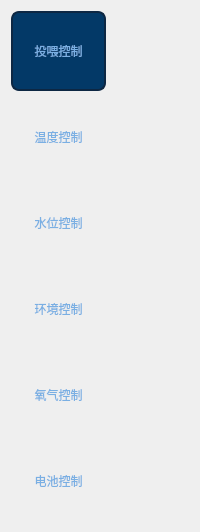
                  <widget class="QWidget" name="ControlQHY" native="true">
                   <property name="minimumSize">
                    <size>
                     <width>120</width>
                     <height>0</height>
                    </size>
                   </property>
                   <property name="styleSheet">
                    <string notr="true">QToolButton
{
color: rgb(122, 175, 227);
font: 10pt &quot;楷体&quot;;
border-radius:6px;
}
QToolButton:hover
{
background-color: rgb(19, 48, 80);
font: 10pt &quot;楷体&quot;;
border-radius:6px;
border:2px solid rgb(13,39,67);
}
#ControlQHY
{
background-color: rgb(36, 61, 91);
border-radius:15px;
}</string>
                   </property>
                   <layout class="QVBoxLayout" name="verticalLayout_13">
                    <item>
                     <widget class="QToolButton" name="ControlBtnAutoTW">
                      <property name="minimumSize">
                       <size>
                        <width>95</width>
                        <height>80</height>
                       </size>
                      </property>
                      <property name="maximumSize">
                       <size>
                        <width>95</width>
                        <height>80</height>
                       </size>
                      </property>
                      <property name="styleSheet">
                       <string notr="true">QToolButton
{
background-color: rgb(3, 57, 103);
font: 10pt &quot;楷体&quot;;
border-radius:8px;
border:2px solid rgb(13,39,67);
}</string>
                      </property>
                      <property name="text">
                       <string>投喂控制</string>
                      </property>
                      <property name="icon">
                       <iconset resource="res.qrc">
                        <normaloff>:/ptr/AutoTW.png</normaloff>:/ptr/AutoTW.png</iconset>
                      </property>
                      <property name="iconSize">
                       <size>
                        <width>38</width>
                        <height>38</height>
                       </size>
                      </property>
                      <property name="toolButtonStyle">
                       <enum>Qt::ToolButtonTextUnderIcon</enum>
                      </property>
                     </widget>
                    </item>
                    <item>
                     <widget class="QToolButton" name="ControlBtnAutoWD">
                      <property name="minimumSize">
                       <size>
                        <width>95</width>
                        <height>80</height>
                       </size>
                      </property>
                      <property name="maximumSize">
                       <size>
                        <width>95</width>
                        <height>80</height>
                       </size>
                      </property>
                      <property name="styleSheet">
                       <string notr="true"/>
                      </property>
                      <property name="text">
                       <string>温度控制</string>
                      </property>
                      <property name="icon">
                       <iconset resource="res.qrc">
                        <normaloff>:/ptr/StateTemp.png</normaloff>:/ptr/StateTemp.png</iconset>
                      </property>
                      <property name="iconSize">
                       <size>
                        <width>38</width>
                        <height>38</height>
                       </size>
                      </property>
                      <property name="toolButtonStyle">
                       <enum>Qt::ToolButtonTextUnderIcon</enum>
                      </property>
                     </widget>
                    </item>
                    <item>
                     <widget class="QToolButton" name="ControlBtnAutoSW">
                      <property name="minimumSize">
                       <size>
                        <width>95</width>
                        <height>80</height>
                       </size>
                      </property>
                      <property name="maximumSize">
                       <size>
                        <width>95</width>
                        <height>80</height>
                       </size>
                      </property>
                      <property name="styleSheet">
                       <string notr="true"/>
                      </property>
                      <property name="text">
                       <string>水位控制</string>
                      </property>
                      <property name="icon">
                       <iconset resource="res.qrc">
                        <normaloff>:/ptr/StateWaterLevel.png</normaloff>:/ptr/StateWaterLevel.png</iconset>
                      </property>
                      <property name="iconSize">
                       <size>
                        <width>38</width>
                        <height>38</height>
                       </size>
                      </property>
                      <property name="toolButtonStyle">
                       <enum>Qt::ToolButtonTextUnderIcon</enum>
                      </property>
                     </widget>
                    </item>
                    <item>
                     <widget class="QToolButton" name="ControlBtnAutoHJ">
                      <property name="minimumSize">
                       <size>
                        <width>95</width>
                        <height>80</height>
                       </size>
                      </property>
                      <property name="maximumSize">
                       <size>
                        <width>95</width>
                        <height>80</height>
                       </size>
                      </property>
                      <property name="styleSheet">
                       <string notr="true"/>
                      </property>
                      <property name="text">
                       <string>环境控制</string>
                      </property>
                      <property name="icon">
                       <iconset resource="res.qrc">
                        <normaloff>:/ptr/AutoEnvironment.png</normaloff>:/ptr/AutoEnvironment.png</iconset>
                      </property>
                      <property name="iconSize">
                       <size>
                        <width>38</width>
                        <height>38</height>
                       </size>
                      </property>
                      <property name="toolButtonStyle">
                       <enum>Qt::ToolButtonTextUnderIcon</enum>
                      </property>
                     </widget>
                    </item>
                    <item>
                     <widget class="QToolButton" name="ControlBtnAutoYQ">
                      <property name="minimumSize">
                       <size>
                        <width>95</width>
                        <height>80</height>
                       </size>
                      </property>
                      <property name="maximumSize">
                       <size>
                        <width>95</width>
                        <height>80</height>
                       </size>
                      </property>
                      <property name="styleSheet">
                       <string notr="true"/>
                      </property>
                      <property name="text">
                       <string>氧气控制</string>
                      </property>
                      <property name="icon">
                       <iconset resource="res.qrc">
                        <normaloff>:/ptr/StateOxygen.png</normaloff>:/ptr/StateOxygen.png</iconset>
                      </property>
                      <property name="iconSize">
                       <size>
                        <width>38</width>
                        <height>38</height>
                       </size>
                      </property>
                      <property name="toolButtonStyle">
                       <enum>Qt::ToolButtonTextUnderIcon</enum>
                      </property>
                     </widget>
                    </item>
                    <item>
                     <widget class="QToolButton" name="ControlBtnAutoGD">
                      <property name="minimumSize">
                       <size>
                        <width>95</width>
                        <height>80</height>
                       </size>
                      </property>
                      <property name="maximumSize">
                       <size>
                        <width>95</width>
                        <height>80</height>
                       </size>
                      </property>
                      <property name="styleSheet">
                       <string notr="true"/>
                      </property>
                      <property name="text">
                       <string>电池控制</string>
                      </property>
                      <property name="icon">
                       <iconset resource="res.qrc">
                        <normaloff>:/ptr/StateDianYuan.png</normaloff>:/ptr/StateDianYuan.png</iconset>
                      </property>
                      <property name="iconSize">
                       <size>
                        <width>38</width>
                        <height>38</height>
                       </size>
                      </property>
                      <property name="toolButtonStyle">
                       <enum>Qt::ToolButtonTextUnderIcon</enum>
                      </property>
                     </widget>
                    </item>
                   </layout>
                  </widget>
